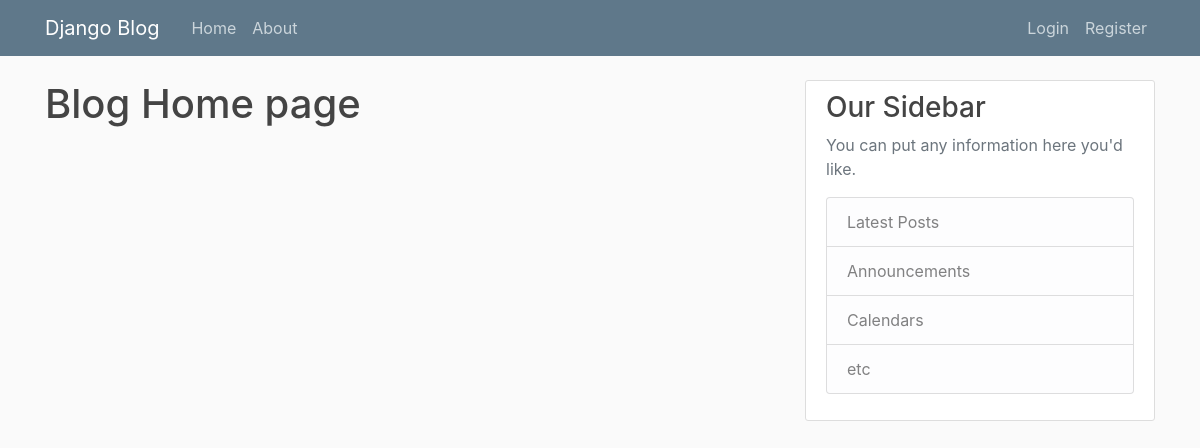
The page /blog/ on the database as committed earlier.
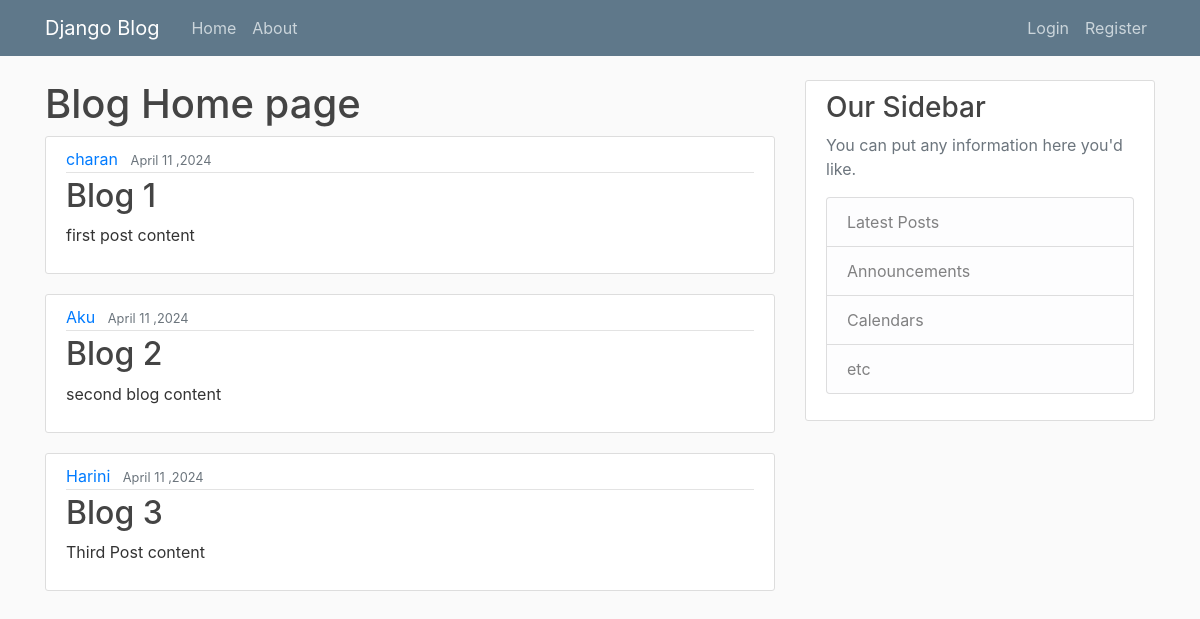
The same page on the database as committed later.
### blog/models.py (models this page shows, shortened)
class post(models.Model):
    title = models.CharField(max_length=100)
    content = models.TextField()
    date_posted = models.DateTimeField(default=timezone.now)
    author = models.ForeignKey(User, on_delete=models.CASCADE)
    image = models.ImageField(null=True, blank=True, upload_to="images/")

### blog/views.py (the view)
# urls.py: path("", views.home, name="blog-home"),
def home(request):
    posts = {"posts": post.objects.all(), "title": "Home"}
    return render(request,'blog/home.html',posts)

### blog/templates/blog/home.html (shortened to what this page needs)
{% extends 'blog/base.html' %}
{% block content %}
<h1>
    Blog Home page
</h1>
{% for post in posts %}
<article class="media content-section">
    <div class="media-body">
      <div class="article-metadata">
        <a class="mr-2" href="#">{{ post.author }}</a>
        <small class="text-muted">{{ post.date_posted| date:"F d ,Y" }}</small>
      </div>
      <h2><a class="article-title" href="#">{{ post.title }}</a></h2>
      <p class="article-content">{{ post.content }}</p>
    </div>
  </article>
{% endfor %}
{% endblock content %}

### blog/templates/blog/base.html (shortened to what this page needs)
{% load static %}
 <!DOCTYPE html>
<html>
    <head>
        <link rel="stylesheet" href="https://cdn.jsdelivr.net/npm/bootstrap@4.0.0/dist/css/bootstrap.min.css">
        <link rel="stylesheet" type="text/css" href="{% static 'blog/main.css' %}">
    </head>
    <body>
        <header class="site-header">
            <nav class="navbar navbar-expand-md navbar-dark bg-steel fixed-top">
              <div class="container">
                <a class="navbar-brand mr-4" href="{% url 'blog-home' %}">Django Blog</a>
                <div class="collapse navbar-collapse" id="navbarToggle">
                  <div class="navbar-nav mr-auto">
                    <a class="nav-item nav-link" href="{% url 'blog-home' %}">Home</a>
                    <a class="nav-item nav-link" href="{% url 'blog-about' %}">About</a>
                  </div>
                  <div class="navbar-nav">
                    <a class="nav-item nav-link" href="#">Login</a>
                    <a class="nav-item nav-link" href="#">Register</a>
                  </div>
                </div>
              </div>
            </nav>
          </header>
          <main role="main" class="container">
            <div class="row">
              <div class="col-md-8">
                {% block content %}{% endblock %}
              </div>
              <div class="col-md-4">
                <div class="content-section">
                  <h3>Our Sidebar</h3>
                  <p class='text-muted'>You can put any information here you'd like.
                    <ul class="list-group">
                      <li class="list-group-item list-group-item-light">Latest Posts</li>
                      <li class="list-group-item list-group-item-light">Announcements</li>
                      <li class="list-group-item list-group-item-light">Calendars</li>
                      <li class="list-group-item list-group-item-light">etc</li>
                    </ul>
                  </p>
                </div>
              </div>
            </div>
          </main>
    </body>
</html>

### blog/static/blog/main.css (style rules this page uses)
body { background: #fafafa; color: #333333; margin-top: 5rem; }
h1, h2, h3, h4, h5, h6 { color: #444444; }
ul { margin: 0; }
.bg-steel { background-color: #5f788a; }
.site-header .navbar-nav .nav-link { color: #cbd5db; }
.content-section { background: #ffffff; padding: 10px 20px; border: 1px solid #dddddd; border-radius: 3px; margin-bottom: 20px; }
.article-title { color: #444444; }
.article-content { white-space: pre-line; }
.article-metadata { padding-bottom: 1px; margin-bottom: 4px; border-bottom: 1px solid #e3e3e3 }

Rows that differ between the two databases and show on the page:
added post: author "charan", date_posted "April 11 ,2024", title "Blog 1", content "first post content"
added post: author "Aku", date_posted "April 11 ,2024", title "Blog 2", content "second blog content"
added post: author "Harini", date_posted "April 11 ,2024", title "Blog 3", content "Third Post content"
